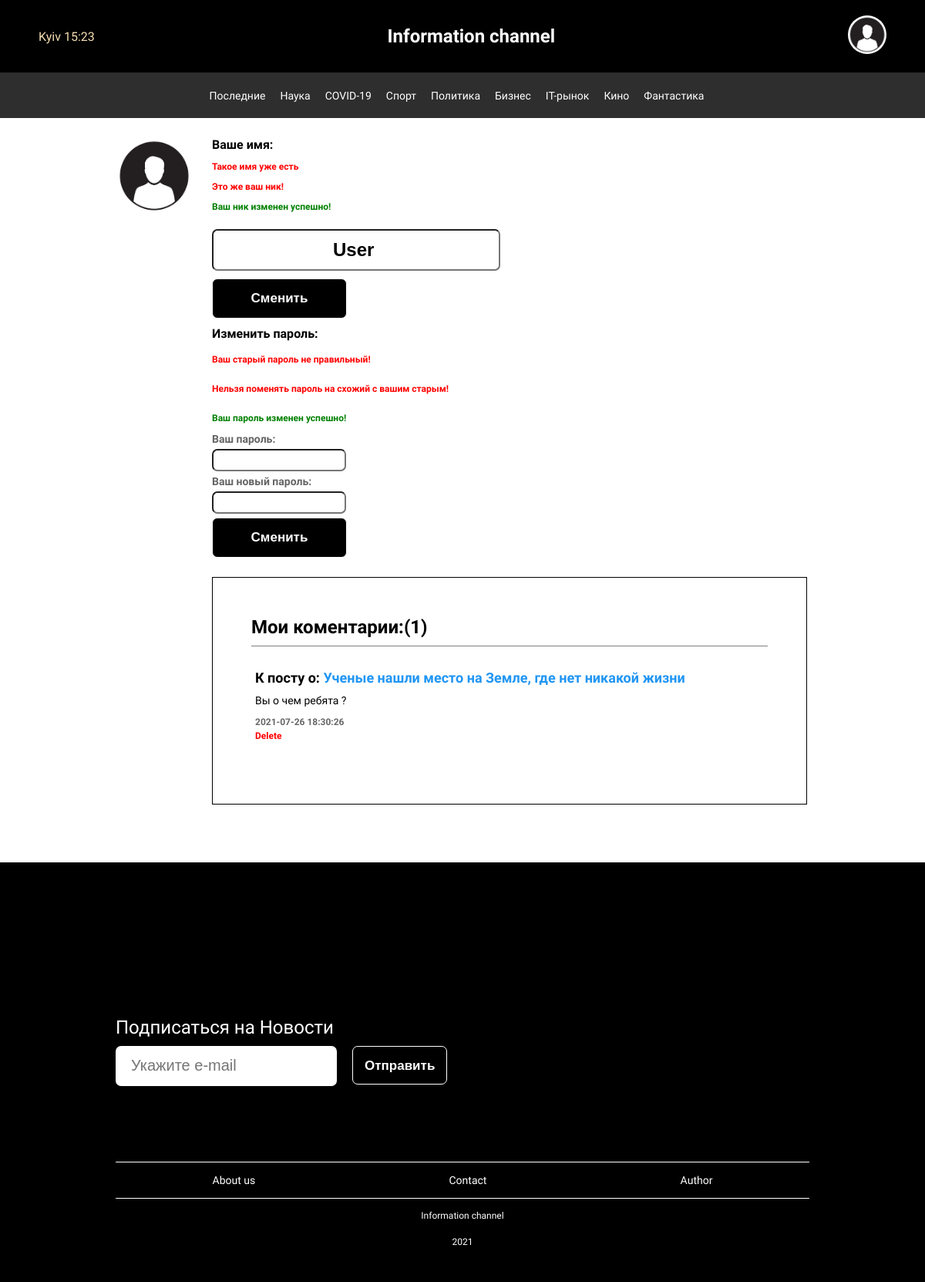
Page /privateoffice (signed in) on the committed database.
### tables this page shows
CREATE TABLE `categories` (
  `id` int NOT NULL,
  `name` text NOT NULL,
  `tegs` text NOT NULL
);

CREATE TABLE `comments` (
  `id` int NOT NULL,
  `page_id` int NOT NULL,
  `name` text NOT NULL,
  `text` text NOT NULL,
  `time` datetime NOT NULL DEFAULT CURRENT_TIMESTAMP,
  `img` varchar(111) NOT NULL
);

CREATE TABLE `news` (
  `id` int NOT NULL,
  `title` text NOT NULL,
  `text` text NOT NULL,
  `time` datetime NOT NULL DEFAULT CURRENT_TIMESTAMP,
  `categories` text NOT NULL,
  `img` varchar(255) NOT NULL
);

### core/View.php (called while the page is built, shortened)
<?php
	class View
	{
		public function render(Page $page) {
			return $this->renderLayout($page, $this->renderView($page));
		}
		private function renderLayout(Page $page, $content) {
			$layoutPath = $_SERVER['DOCUMENT_ROOT'] . "/project/layouts/{$page->layout}.php";
			if (file_exists($layoutPath)) {
					include $layoutPath;
				return ob_get_clean();
			} else {
				echo "Не найден файл с лейаутом по пути $layoutPath"; die();
			}
		}
		private function renderView(Page $page) {
			if ($page->view) {
				$viewPath = $_SERVER['DOCUMENT_ROOT'] . "/project/views/{$page->view}.php";
				if (file_exists($viewPath)) {
						$data = $page->data;
						extract($data);
						include $viewPath;
					return ob_get_clean();
				} else {
					echo "Не найден файл с представлением по пути $viewPath"; die();
				}
			}
		}
	}

### project/models/Office.php (called while the page is built, shortened)
<?php
class Office extends Model
{
    public function getDate()
    {
        $db = new db;
        $name = $_SESSION['name'];
        $arrayCom = $db->queryComName($name);
        $array = [
            'arrayCom'=>$arrayCom,
        ];
        return $array;
    }
}

### lib/db.php (called while the page is built, shortened)
<?php
class db {
    private $mysqli;
    public function __construct()
    {
        $this->mysqli = new mysqli('localhost', 'root','', 'ichannel');
    }
    public function query($table){
        $query = "SELECT * FROM `$table`";
        $result = mysqli_query($this->mysqli, $query);
        return mysqli_fetch_all($result, MYSQLI_ASSOC);
    }
    public function querygetNewsId($table, $id){
        $query = "SELECT * FROM `$table` WHERE id = $id";
        $result = mysqli_query($this->mysqli, $query);
        return mysqli_fetch_assoc($result);
    }
    public function queryComName($name)
    {
        $query = "SELECT * FROM `comments` WHERE `name`='$name'";
        $result = mysqli_query($this->mysqli, $query);
        return mysqli_fetch_all($result, MYSQLI_ASSOC);
    }
}

### project/controllers/OfficeController.php (called while the page is built, shortened)
<?php
class officeController extends Controller
{
    public function office()
    {
        $data = new Office;
        $array = $data->getdate();
        return $this->render('office/office', $array);
    }
}

### core/Dispatcher.php (called while the page is built, shortened)
<?php
	class Dispatcher
	{
		public function getPage(Track $track)
		{
			$className = ucfirst($track->controller) . 'Controller';
			$fullName = "\\Project\\Controllers\\$className";
			try {
				$controller = new $fullName;
				if (method_exists($controller, $track->action)) {
					$result = $controller->{$track->action}($track->params);
					if ($result) {
						return $result;
					} else {
						return new Page('default');
					}
				} else {
					echo "Метод <b>{$track->action}</b> не найден в классе $fullName."; die();
				}
			} catch (\Exception $error) {
				echo $error->getMessage(); die();
			}
		}
	}

### project/layouts/default.php (the view, shortened to what this page needs)
<?php
$db = new db;
$array = $db->query('categories');
?>
<?php if(!empty($_SESSION['name'])):?>
    <?php $arrayFromURI = explode('/', $_SERVER['REQUEST_URI'])?>
    <?php if($arrayFromURI[1] === 'admin'):?>
        <?php if(trim($_SESSION['name']) === 'Админ'):?>
        <!DOCTYPE html>
        <html lang="en">
        <head>
            <meta charset="UTF-8">
            <meta name="viewport" content="width=device-width, initial-scale=1.0">
            <title>Document</title>
            <link rel="stylesheet" href="/project/webroot/admin_styles.css">
        </head>
        <body>
            <header class="admin_header">
                    <h1 class="admin_h1">Admin panel</h1>
                    <a href="/" class="logout">Назад</a>
                </header>
            <div class="admin_container">
                <div class="admin_menu">
                    <div class="a_cols">
                        <a href="/admin"><div class="a_col">My WebSite</div></a>
                        <a href="/admin/catalog"><div class="a_col">Catalog</div></a>
                        <a href="/admin/news"><div class="a_col">News</div></a>
                        <a href="/admin/users"><div class="a_col">Users</div></a>
                        <a href="/admin/comments"><div class="a_col">Comments</div></a>
                    </div>
                    <footer class="admin_footer"><div class="text_footer">E-Starter© 2021 v1</div></footer>
                </div>
                <div class="admin_content">
                    <?=$content?>
                </div>
            </div>
        <script>
            var checkboxes = document.querySelectorAll('input.thing'),
            checkall = document.getElementById('checkall');
        for(var i=0; i<checkboxes.length; i++) {
            checkboxes[i].onclick = function() {
                var checkedCount = document.querySelectorAll('input.thing:checked').length;
                checkall.checked = checkedCount > 0;
                checkall.indeterminate = checkedCount > 0 && checkedCount < checkboxes.length;
            }
        }
        checkall.onclick = function() {
            for(var i=0; i<checkboxes.length; i++) {
                checkboxes[i].checked = this.checked;
            }
        }
        </script>
        </body>
        </html>
        <?php else: header('Location:/')?>
        <?php endif?>
    <?php else:?>
<!DOCTYPE html>
<html>
	<head>
    <link rel="stylesheet" href="/project/webroot/wq.css">
	</head>
	<body>
  <header>
        <div class="time_header">Kyiv <?php echo date("H:i");?> </div>
        <div>
            <a class="text_header" style="color: white;" href="/">Information channel</a>
        </div>
           <div class="log_out_header">
              <img src="/project/img/<?php echo $_SESSION['img']?>" alt="" onclick="myFunction()" class="dropbtn">
            </div>
    </header>
    <div class="catalog">
        <?php foreach($array as $arrs):?>
     <?php
        $arrayFromURI = explode('/', $_SERVER['REQUEST_URI']);
        if(!empty($arrayFromURI[2]))
        {
            if($arrs['tegs'] == $arrayFromURI[2]){
                $styleborder = 'border-bottom: 1px solid;';
            }else{
                $styleborder = 'border-bottom: none;';
            }
        }else{
            $styleborder = 'border-bottom: none;';
        }
        ?>
            <a style="<?php echo $styleborder?>" href="/category/<?php echo $arrs['tegs']?>" class="catalog_link"><?php echo $arrs['name']?></a>
        <?php endforeach?>
    </div>
   <?php echo $content?>
  <footer>
        <div class="footer_container">
            <div class="form">
            Подписаться на Новости
            <div class="email_sub">
                <form action="" method="post" class="form_footer">
                    <input type="text" name="email" placeholder="Укажите e-mail" required>
                    <input type="submit" value="Отправить">
                </form>
            </div>
        </div>
        <div class="link_footer">
            <a class="link_footer_style" href="/about">About us</a>
            <a class="link_footer_style" href="/contact">Contact</a>
            <a class="link_footer_style" href="/author">Author</a>
        </div>
        <div class="text_footer">
            Information channel <p>2021
        </div>
        </div>
    </footer>
	</body>
</html>
<?php endif?>
<?php endif?>

### project/views/office/office.php (shortened to what this page needs)
<div class="container_Office">
    <div class="flex">
        <img src="/project/img/<?=$_SESSION['img']?>" alt="" class="img_Office">
    </div>
    <div class="content_Office">
        <div class="name_Office">
            Ваше имя:
        </div>
        <h3 style="color:red; font-size:12px; display:<?=$_COOKIE['NameE_OExist']?>;">Такое имя уже есть</h3>
        <h3 style="color:red; font-size:12px; display:<?=$_COOKIE['YourName']?>;">Это же ваш ник!</h3>
        <h3 style="color:green; font-size:12px; display:<?=$_COOKIE['editNameA']?>;">Ваш ник изменен успешно!</h3>
        <form class="form_Office" action="/editnameAccount" method="post">
            <input class="in_n_O" type="name" name="name"  value="<?=$_SESSION['name']?>" required>
            <input class="in_b_O" type="submit" value="Сменить">
        </form>
        <div class="password_Office">
            <div class="name_Office">
                Изменить пароль:
            </div>
            <form class="form_Office" action="/editpasswordAccount" method="post">
            <h3 style="color:red; font-size:12px; display:<?=$_COOKIE['YourPasswordFalse_O']?>;">Ваш старый пароль не правильный!</h3>
            <h3 style="color:red; font-size:12px; display:<?=$_COOKIE['YourPassw']?>;">Нельзя поменять пароль на схожий с вашим старым!</h3>
            <h3 style="color:green; font-size:12px; display:<?=$_COOKIE['editPasswA']?>;">Ваш пароль изменен успешно!</h3>
            <div class="n_p_f_i">Ваш пароль:</div>
            <input class="in_p_O" type="password"name="password" value="" required>
            <div class="n_p_f_i">Ваш новый пароль:</div>
            <input class="in_p_O" type="password" name="new_password" value="" required>
            <input class="in_b_O" type="submit" value="Сменить">
            </form>
        </div>
        <div class="comment_Office">
            <div class="content_comments" style="width:100%; margin-top:25px">
                <div class="title_comments">Мои коментарии:(<?=count($arrayCom)?>)</div>
                    <?php foreach($arrayCom as $arr):?>
                    <?php $name_p = ( new db )->querygetNewsId('news', $arr['page_id']);?>
                        <div class="container_comm">
                            <div>
                            <div class="name_comment">
                                <div class="F_P">К посту о:
                                    <a href="/page/<?=$arr['page_id']?>"><?php echo $name_p['title']?></a>
                                </div>
                            </div>
                            <div class="text_comm_cont"><?=$arr['text']?></div>
                            <div class="time_comm"><?=$arr['time']?></div>
                            <?php if(trim($arr['name']) === trim($_SESSION['name'])):?>
                            <a style="color: red;font-weight: 900;font-size: 12px;margin-top: 10px;" href="/deleteCom/<?=$arr['id']?>">Delete</a>
                            <?php endif?>
                            </div>
                        </div>
                    <?php endforeach?>
        </div>
        </div>
    </div>
</div>

### project/webroot/wq.css (style rules this page uses)
html, body { padding: 0; margin: 0; font-family: 'Comfortaa', cursive; }
img { object-fit:cover }
a { text-decoration: none; color: #2196f3; }
.flex { display: flex; }
header { padding: 20px 50px; background: #000000; display: flex; align-items: center; justify-content: space-between; color: white; }
.time_header { color: wheat; }
.text_header { font-size: 24px; font-weight: 900; }
.catalog { padding: 20px 50px; background: #2e2e2e; color: white; text-align: center; }
.catalog_link { font-size: 14px; color: white; margin-right: 15px; }
footer { background: black; }
.footer_container { width: 900px; margin: 0 auto; padding-top: 200px; }
.form { color: white; font-size: 24px; margin-bottom: 100px; }
.email_sub { height: 50px; margin: 10px 0; display: flex; }
.link_footer { display: flex; justify-content: space-around; margin-top: 30px; border-top: 1px solid white; padding-top: 15px; }
.link_footer_style { color: white; font-size: 14px; }
.text_footer { color: white; text-align: center; font-size: 12px; border-top: 1px solid; padding: 15px; margin-top: 15px; padding-bottom: 25px; }
p { margin: 20px; }
.form_footer { display: flex; }
input[type="text"] { border-radius: 7px; height: 50px; border: none; width: 100%; font-size: 20px; margin-right: 20px; padding-left: 20px; }
input[type="submit"] { font-size: 17px; padding: 15px; border-radius: 7px; font-weight: bold; background: black; color: white; border: 1px solid; }
.content_comments { width: 800px; margin: 0 auto; border: 1px solid; margin-bottom: 50px; padding: 50px; }
.title_comments { font-size: 24px; font-weight: bold; border-bottom: 1px solid gray; padding-bottom: 10px; }
.container_comm { display: flex; margin: 30px 5px; }
.name_comment { font-weight: bold; font-size: 18px; margin-bottom: 10px; }
.text_comm_cont { font-size: 14px; line-height: 1.4em; }
.time_comm { margin-top: 10px; font-size: 12px; color: #676767; font-weight: bold; }
.dropbtn { height: 50px; width: 50px; border-radius: 30px; position: relative; display: inline-block; cursor: pointer; }
.log_out_header { display: inline-block; }
.container_Office { display: flex; padding: 25px 150px; width: 800px; }
.form_Office { display: flex; flex-direction: column; }
.img_Office { height: 100px; width: 100px; border-radius: 62px; }
.content_Office { margin-left: 25px; }
.name_Office { font-size: 16px; margin-bottom: 5px; font-weight: 900; }
.in_n_O { height: 50px; width: 350px; margin: 10px 0; border-radius: 7px; padding: 0 10px; font-weight: 900; font-size: 24px; text-align: center; }
input.in_p_O { height: 25px; width: 150px; margin: 5px 0; border-radius: 7px; padding: 0 10px; font-weight: 900; font-size: 14px; text-align: center; }
.in_b_O { width: 175px; }
.password_Office { margin-top: 10px; }
.n_p_f_i { margin: 0; padding: 0; font-size: 14px; color: #656565; font-weight: 900; }

### rows in the picture
categories: name "Последние"
categories: name "Наука"
categories: name "COVID-19"
categories: name "Спорт"
categories: name "Политика"
categories: name "Бизнес"
categories: name "IT-рынок"
categories: name "Кино"
categories: name "Фантастика"
comments: page.title "Ученые нашли место на Земле, где нет никакой жизни", text "Вы о чем ребята ?", time "2021-07-26 18:30:26"

### other values in the picture
count($arrayCom) "1"
